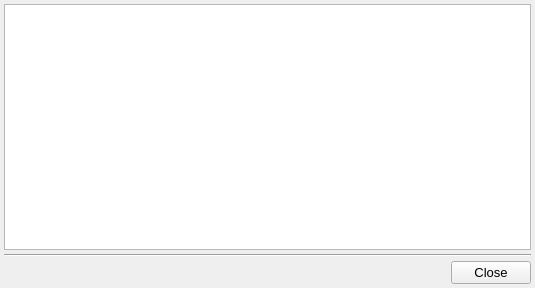
<?xml version="1.0" encoding="UTF-8"?>
<ui version="4.0">
 <class>LogWindow</class>
 <widget class="QWidget" name="LogWindow">
  <property name="geometry">
   <rect>
    <x>0</x>
    <y>0</y>
    <width>535</width>
    <height>288</height>
   </rect>
  </property>
  <property name="font">
   <font>
    <pointsize>10</pointsize>
   </font>
  </property>
  <property name="windowTitle">
   <string>Log</string>
  </property>
  <layout class="QVBoxLayout" name="verticalLayout">
   <property name="spacing">
    <number>4</number>
   </property>
   <property name="margin">
    <number>4</number>
   </property>
   <item>
    <widget class="QTextBrowser" name="LogBrowser"/>
   </item>
   <item>
    <widget class="Line" name="line">
     <property name="orientation">
      <enum>Qt::Horizontal</enum>
     </property>
    </widget>
   </item>
   <item>
    <layout class="QHBoxLayout" name="horizontalLayout">
     <item>
      <spacer name="horizontalSpacer">
       <property name="orientation">
        <enum>Qt::Horizontal</enum>
       </property>
       <property name="sizeHint" stdset="0">
        <size>
         <width>40</width>
         <height>20</height>
        </size>
       </property>
      </spacer>
     </item>
     <item>
      <widget class="QPushButton" name="CloseButton">
       <property name="text">
        <string>Close</string>
       </property>
      </widget>
     </item>
    </layout>
   </item>
  </layout>
 </widget>
 <resources/>
 <connections/>
</ui>
